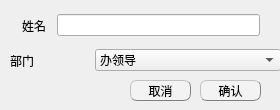
<?xml version="1.0" encoding="UTF-8"?>
<ui version="4.0">
 <class>DeletePersonDialog</class>
 <widget class="QWidget" name="DeletePersonDialog">
  <property name="geometry">
   <rect>
    <x>0</x>
    <y>0</y>
    <width>280</width>
    <height>110</height>
   </rect>
  </property>
  <property name="windowTitle">
   <string>Form</string>
  </property>
  <widget class="QWidget" name="layoutWidget">
   <property name="geometry">
    <rect>
     <x>10</x>
     <y>10</y>
     <width>265</width>
     <height>31</height>
    </rect>
   </property>
   <layout class="QHBoxLayout" name="horizontalLayout_8">
    <item>
     <spacer name="horizontalSpacer">
      <property name="orientation">
       <enum>Qt::Horizontal</enum>
      </property>
      <property name="sizeType">
       <enum>QSizePolicy::Fixed</enum>
      </property>
      <property name="sizeHint" stdset="0">
       <size>
        <width>12</width>
        <height>20</height>
       </size>
      </property>
     </spacer>
    </item>
    <item>
     <widget class="QLabel" name="label_4">
      <property name="text">
       <string>姓名</string>
      </property>
     </widget>
    </item>
    <item>
     <spacer name="leftHorizontalSpacer">
      <property name="orientation">
       <enum>Qt::Horizontal</enum>
      </property>
      <property name="sizeType">
       <enum>QSizePolicy::Fixed</enum>
      </property>
      <property name="sizeHint" stdset="0">
       <size>
        <width>5</width>
        <height>20</height>
       </size>
      </property>
     </spacer>
    </item>
    <item>
     <widget class="QLineEdit" name="nameLabel"/>
    </item>
    <item>
     <spacer name="rightHorizontalSpacer">
      <property name="orientation">
       <enum>Qt::Horizontal</enum>
      </property>
      <property name="sizeType">
       <enum>QSizePolicy::Fixed</enum>
      </property>
      <property name="sizeHint" stdset="0">
       <size>
        <width>15</width>
        <height>20</height>
       </size>
      </property>
     </spacer>
    </item>
   </layout>
  </widget>
  <widget class="QWidget" name="widget_5" native="true">
   <property name="geometry">
    <rect>
     <x>10</x>
     <y>40</y>
     <width>271</width>
     <height>41</height>
    </rect>
   </property>
   <layout class="QHBoxLayout" name="horizontalLayout_6">
    <item>
     <widget class="QLabel" name="label_3">
      <property name="text">
       <string>部门</string>
      </property>
     </widget>
    </item>
    <item>
     <widget class="QComboBox" name="depNameComboBox">
      <item>
       <property name="text">
        <string>办领导</string>
       </property>
      </item>
      <item>
       <property name="text">
        <string>综合处</string>
       </property>
      </item>
      <item>
       <property name="text">
        <string>政策法规处</string>
       </property>
      </item>
      <item>
       <property name="text">
        <string>机构改革处</string>
       </property>
      </item>
      <item>
       <property name="text">
        <string>党群政法行政机构编制管理处</string>
       </property>
      </item>
      <item>
       <property name="text">
        <string>政府行政机构编制管理处</string>
       </property>
      </item>
      <item>
       <property name="text">
        <string>市县行政机构编制管理处</string>
       </property>
      </item>
      <item>
       <property name="text">
        <string>事业机构编制管理处</string>
       </property>
      </item>
      <item>
       <property name="text">
        <string>事业单位登记管理处</string>
       </property>
      </item>
      <item>
       <property name="text">
        <string>机构编制监督检查处</string>
       </property>
      </item>
      <item>
       <property name="text">
        <string>人事处</string>
       </property>
      </item>
      <item>
       <property name="text">
        <string>机关党委</string>
       </property>
      </item>
      <item>
       <property name="text">
        <string>省机构编制电子政务中心</string>
       </property>
      </item>
      <item>
       <property name="text">
        <string>省机构编制研究中心</string>
       </property>
      </item>
     </widget>
    </item>
   </layout>
  </widget>
  <widget class="QPushButton" name="cancelBtn">
   <property name="geometry">
    <rect>
     <x>130</x>
     <y>80</y>
     <width>61</width>
     <height>21</height>
    </rect>
   </property>
   <property name="styleSheet">
    <string notr="true">QPushButton{background-color: rgb(243, 243, 243);border:0.5px groove gray;border-radius:7px;padding:2px 4px;border-style: outset;}
QPushButton:hover{background-color:rgb(229, 241, 251); color: black;}
QPushButton:pressed{background-color:rgb(191, 190, 192);border-style: inset;}</string>
   </property>
   <property name="text">
    <string>取消</string>
   </property>
  </widget>
  <widget class="QPushButton" name="saveBtn">
   <property name="geometry">
    <rect>
     <x>200</x>
     <y>80</y>
     <width>61</width>
     <height>21</height>
    </rect>
   </property>
   <property name="styleSheet">
    <string notr="true">QPushButton{background-color: rgb(243, 243, 243);border:0.5px groove gray;border-radius:7px;padding:2px 4px;border-style: outset;}
QPushButton:hover{background-color:rgb(229, 241, 251); color: black;}
QPushButton:pressed{background-color:rgb(191, 190, 192);border-style: inset;}</string>
   </property>
   <property name="text">
    <string>确认</string>
   </property>
  </widget>
 </widget>
 <resources/>
 <connections/>
</ui>
